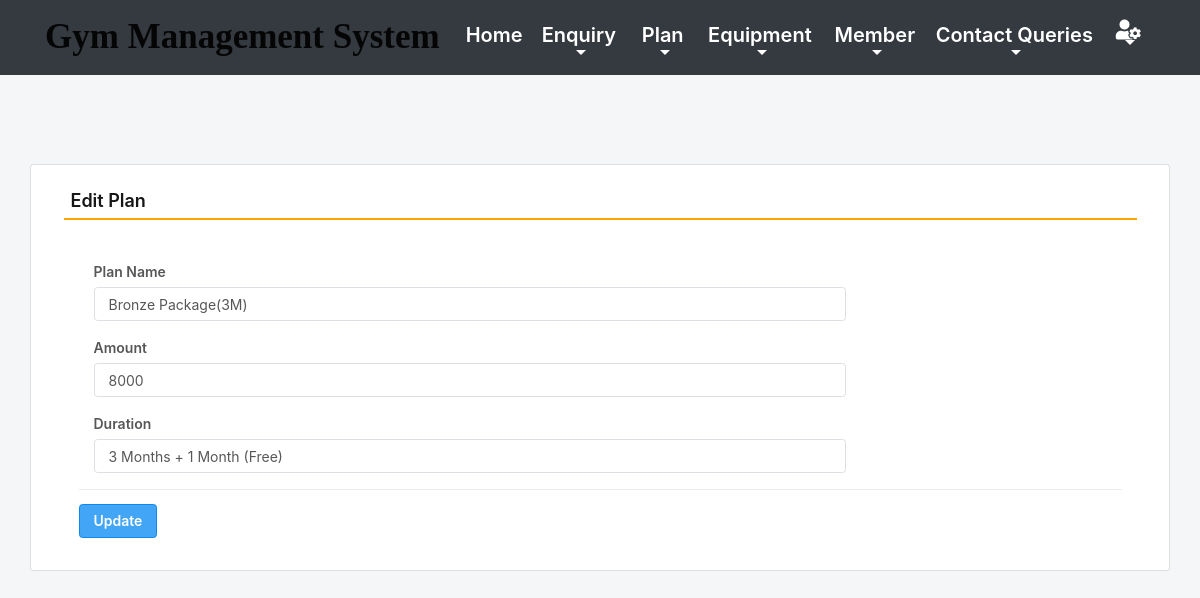
Screenshot of /edit_Plan/4 (signed in) with the database file from the repository.
### gym/models.py (models this page shows, shortened)
class Plan(models.Model):
    name = models.CharField(max_length=150, null=True)
    amount = models.CharField(max_length=15, null=True)
    duration = models.CharField(max_length=15, null=True)

### gym/views.py (the view, shortened to what this page needs)
# urls.py: path('edit_Plan/<int:pid>', edit_Plan, name='edit_Plan'),
def edit_Plan(request,pid):
    error = ""
    if not request.user.is_authenticated:
        return redirect(admin_login)
    user = request.user
    plan = Plan.objects.get(id=pid)
    return render(request,'edit_Plan.html', locals())

### gym/templates/edit_Plan.html (shortened to what this page needs)
{% include 'admin_nav.html' %}
{% load static %}
{% block main %}
 <html lang="en" class="no-focus">
 <link rel="stylesheet" id="css-main" href="{% static 'css1/codebase.min.css' %}">
 <br><br><br><br>
	<div class="container card shadow mt-5">
		<div class="card-body">
			<h5 class="p-2" style="border-bottom: 2px solid orange">Edit Plan</h5>
             <br>
			<div class="container-fluid">
					<form method="post">
                        <div class="col-sm-9">
							<div class="form-group">
								<label>Plan Name</label>
                                <input type="text" name="name" class="form-control" value="{{plan.name}}">
							</div>
						</div>
                        <div class="col-sm-9">
							<div class="form-group">
								<label>Amount</label>
                                <input type="text" name="amount" class="form-control" value="{{plan.amount}}">
							</div>
						</div>
                        <div class="col-sm-9">
							<div class="form-group">
								<label>Duration</label>
                                <input type="text" name="duration" class="form-control" value="{{plan.duration}}">
							</div>
						</div>
						<hr>
						<input type="submit" value="Update" class="btn btn-primary">
					</form>
				</div>
			</div>
		</div>
        <link rel="stylesheet" href="https://use.fontawesome.com/releases/v5.6.3/css/all.css">
 </html>
{% endblock %}

### rows the page displays
Plan: name "Bronze Package(3M)", amount "8000", duration "3 Months + 1 Month (Free)"
